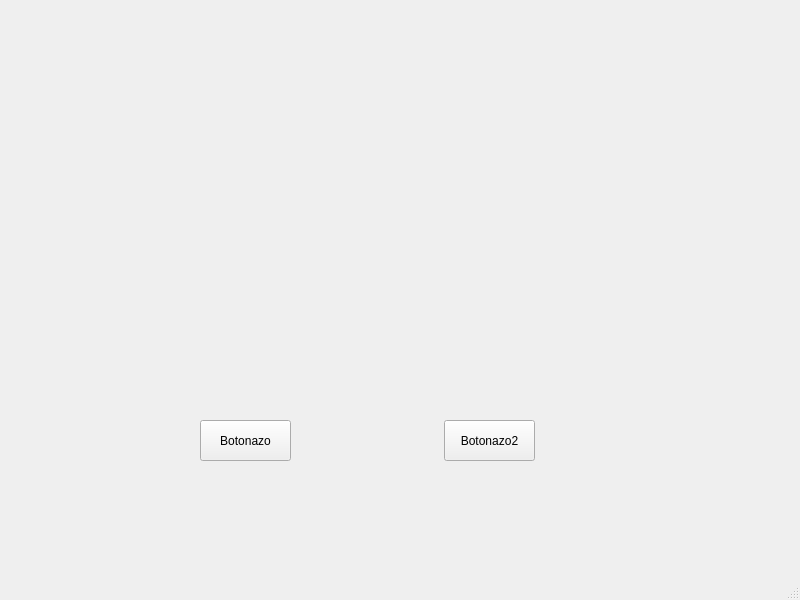
<?xml version="1.0" encoding="UTF-8"?>
<ui version="4.0">
 <class>MainWindow</class>
 <widget class="QMainWindow" name="MainWindow">
  <property name="geometry">
   <rect>
    <x>0</x>
    <y>0</y>
    <width>800</width>
    <height>600</height>
   </rect>
  </property>
  <property name="windowTitle">
   <string>MainWindow</string>
  </property>
  <widget class="QWidget" name="centralwidget">
   <widget class="QLabel" name="fotico">
    <property name="geometry">
     <rect>
      <x>190</x>
      <y>30</y>
      <width>381</width>
      <height>321</height>
     </rect>
    </property>
    <property name="text">
     <string/>
    </property>
    <property name="pixmap">
     <pixmap>C:/Users/simon/Pictures/Saved Pictures/bulb_lighting_rope_130830_3840x2400.jpg</pixmap>
    </property>
    <property name="scaledContents">
     <bool>true</bool>
    </property>
   </widget>
   <widget class="QPushButton" name="Boton1">
    <property name="geometry">
     <rect>
      <x>200</x>
      <y>420</y>
      <width>91</width>
      <height>41</height>
     </rect>
    </property>
    <property name="text">
     <string>Botonazo</string>
    </property>
   </widget>
   <widget class="QPushButton" name="Boton2">
    <property name="geometry">
     <rect>
      <x>444</x>
      <y>420</y>
      <width>91</width>
      <height>41</height>
     </rect>
    </property>
    <property name="text">
     <string>Botonazo2</string>
    </property>
   </widget>
  </widget>
  <widget class="QMenuBar" name="menubar">
   <property name="geometry">
    <rect>
     <x>0</x>
     <y>0</y>
     <width>800</width>
     <height>21</height>
    </rect>
   </property>
  </widget>
  <widget class="QStatusBar" name="statusbar"/>
 </widget>
 <resources/>
 <connections/>
</ui>
